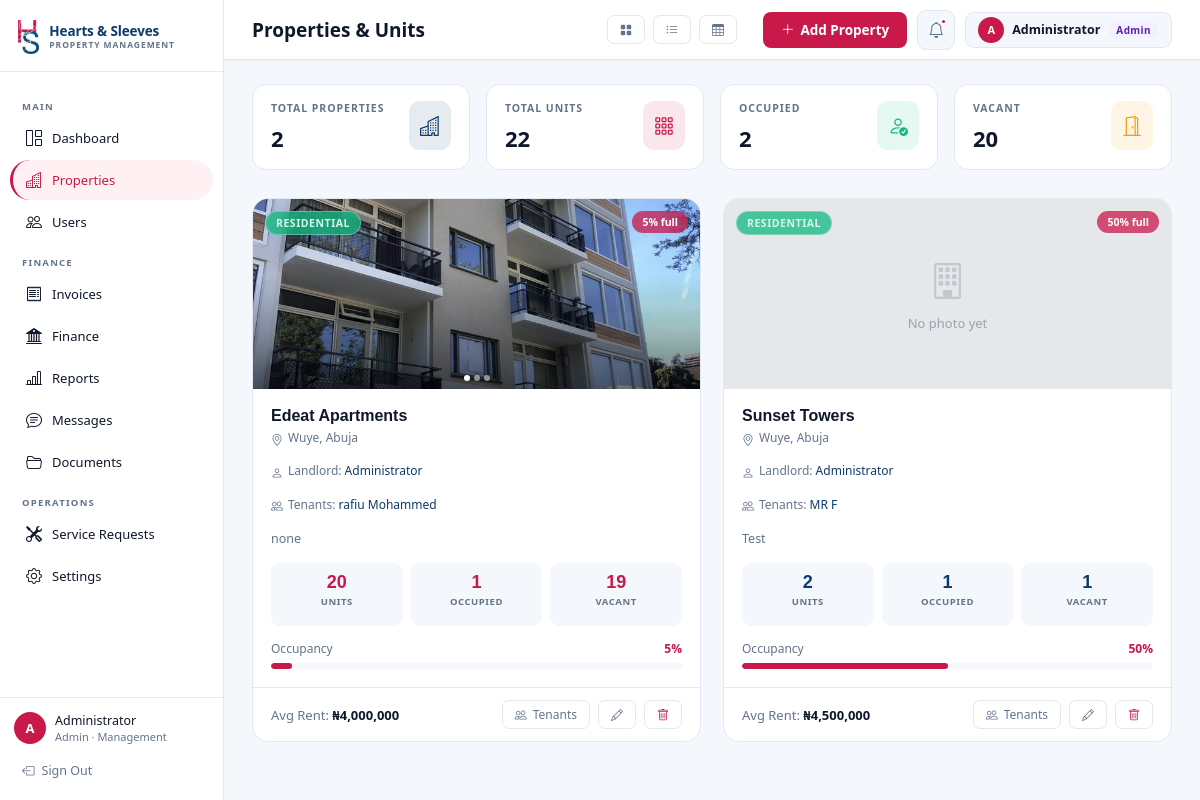
The page /properties (signed in) on the database its author committed.
### models.py (models this page shows, shortened)
class User(db.Model):
    __tablename__ = "users"
    id         = db.Column(db.Integer, primary_key=True)
    name       = db.Column(db.String(120), nullable=False)
    email      = db.Column(db.String(180), unique=True, nullable=False)
    password   = db.Column(db.String(200), nullable=False)   # plain-text for demo; hash in prod
    role       = db.Column(db.String(20),  nullable=False, default="Tenant")  # Admin | Landlord | Tenant
    department = db.Column(db.String(30), nullable=True)
    phone      = db.Column(db.String(30))
    created_at = db.Column(db.DateTime, default=datetime.utcnow)
    is_active = db.Column(db.Boolean, default=True)
    properties  = db.relationship("Property",  back_populates="landlord",  lazy="dynamic",
                                  foreign_keys="Property.landlord_id")
    tenancies   = db.relationship("Tenancy",   back_populates="tenant",    lazy="dynamic")
    invoices    = db.relationship("Invoice",   back_populates="tenant",    lazy="dynamic")
    tickets     = db.relationship("Ticket",    back_populates="tenant",    lazy="dynamic")
    transactions = db.relationship("Transaction", back_populates="tenant", lazy="dynamic")

class PropertyImage(db.Model):
    __tablename__ = "property_images"
    id = db.Column(db.Integer, primary_key=True)
    property_id = db.Column(db.Integer, db.ForeignKey("properties.id", ondelete="CASCADE"), nullable=False)
    image_url = db.Column(db.String(500), nullable=False)

class Property(db.Model):
    __tablename__ = "properties"
    id          = db.Column(db.Integer, primary_key=True)
    name        = db.Column(db.String(150), nullable=False)
    address     = db.Column(db.String(300))
    type        = db.Column(db.String(50), default="Residential")   # Commercial | Residential | Mixed-Use
    description = db.Column(db.Text)
    avg_rent    = db.Column(db.Float, default=0)
    created_at  = db.Column(db.DateTime, default=datetime.utcnow)
    landlord_id = db.Column(db.Integer, db.ForeignKey("users.id"), nullable=True)
    landlord    = db.relationship("User", back_populates="properties", foreign_keys=[landlord_id])
    units        = db.relationship("Unit",    back_populates="prop", cascade="all, delete-orphan", lazy="dynamic")
    tickets      = db.relationship("Ticket",  back_populates="prop", lazy="dynamic")
    images = db.relationship("PropertyImage", backref="property", cascade="all, delete-orphan", lazy="joined")
    @property
    def total_units(self):
        return self.units.count()
    @property
    def occupied_units(self):
        return self.units.filter_by(is_occupied=True).count()
    @property
    def vacant_units(self):
        return self.total_units - self.occupied_units
    @property
    def occupancy_pct(self):
        if self.total_units == 0:
            return 0
        return round((self.occupied_units / self.total_units) * 100)

### app.py (the view)
@app.route("/properties")
@role_required("Admin", "Landlord")
def properties():
    props = Property.query.order_by(Property.created_at.desc()).all()
    tenants_by_prop = {}
    for p in props:
        tenants_by_prop[p.id] = []
        for unit in p.units:
            active = unit.tenancies.filter_by(is_active=True).first()
            if active:
                inv = Invoice.query.filter_by(
                    tenant_id=active.tenant_id, unit_id=unit.id
                ).order_by(Invoice.due_date.desc()).first()
                tenants_by_prop[p.id].append({
                    "id":     active.tenant_id,
                    "name":   active.tenant.name,
                    "unit":   unit.unit_number,
                    "rent":   active.monthly_rent,
                    "due":    inv.due_date.strftime("%b %d, %Y") if inv else "—",
                    "status": inv.status if inv else "—",
                })
    return render_template("properties.html",
        properties=props,
        tenants_by_prop=tenants_by_prop,
        role=session["role"],
    )

### templates/properties.html (shortened to what this page needs)
{% extends "base.html" %}
{% block page_title %}Properties & Units{% endblock %}
{% block topbar_actions %}
<div class="df g8 aic" style="margin-right: 16px;">
  <button class="btn-ghost sm active" id="btn-grid" onclick="setView('grid')" style="padding: 6px 10px;">
    <i class="bi bi-grid-fill"></i>
  </button>
  <button class="btn-ghost sm" id="btn-list" onclick="setView('list')" style="padding: 6px 10px;">
    <i class="bi bi-list-ul"></i>
  </button>
  <button class="btn-ghost sm" id="btn-table" onclick="setView('table')" style="padding: 6px 10px;">
    <i class="bi bi-table"></i>
  </button>
</div>
<button class="btn-cr" onclick="openModal('addPropModal')">
  <i class="bi bi-plus-lg"></i> <span class="hide-mobile">Add Property</span>
</button>
{% endblock %}
{% block content %}
<div class="stat-grid">
  {% set tu = properties | sum(attribute='total_units') %}
  {% set to = properties | sum(attribute='occupied_units') %}
  {% for lbl, val, ic, col in [
      ('Total Properties', properties|length,   'buildings',    'nv'),
      ('Total Units',      tu,                  'grid-3x3-gap',  'cr'),
      ('Occupied',         to,                  'person-check',  'gr'),
      ('Vacant',           tu - to,             'door-open',     'wn')
  ] %}
  <div class="stat-card" style="padding:16px 18px">
    <div>
      <div class="sl">{{ lbl }}</div>
      <div class="sv" style="font-size:22px">{{ val }}</div>
    </div>
    <div class="sic" style="background:rgba(
      {% if col=='nv' %}13,58,107
      {% elif col=='cr' %}201,24,74
      {% elif col=='gr' %}16,185,129
      {% else %}245,158,11{% endif %},.1)">
      <i class="bi bi-{{ ic }}" style="font-size:20px;color:var(--{{ col }})"></i>
    </div>
  </div>
  {% endfor %}
</div>
{% if properties %}
<div class="prop-grid" id="propertiesContainer">
{% for p in properties %}
  {% set pct = p.occupancy_pct %}
  {% set col = ['cr','nv','wn','gr'][loop.index0 % 4] %}
  <div class="prop-card">
    <div class="prop-img-wrap">
      {% if p.images %}
        {% set img_urls = p.images | map(attribute='image_url') | join(',') %}
        <div class="prop-carousel" onclick="openGallery('{{ img_urls }}')">
          {% for img in p.images %}
            <img src="{{ img.image_url }}" alt="{{ p.name }} - Image {{ loop.index }}" loading="lazy"/>
          {% endfor %}
        </div>
        {% if p.images|length > 1 %}
        <div class="carousel-indicators">
          {% for img in p.images %}
            <div class="carousel-dot {% if loop.first %}active{% endif %}"></div>
          {% endfor %}
        </div>
        {% endif %}
      {% else %}
        <div class="prop-img-placeholder">
          <i class="bi bi-building"></i>
          <span>No photo yet</span>
        </div>
      {% endif %}
      <span class="prop-badge-type badge-{{ p.type }}">{{ p.type }}</span>
      <span class="prop-badge-occ" style="background:rgba({% if pct==100 %}16,185,129{% elif pct<60 %}201,24,74{% else %}13,58,107{% endif %},.75); color:#fff;">
        {{ pct }}% full
      </span>
    </div>
    <div class="prop-body">
      <div class="prop-name">{{ p.name }}</div>
      <div class="prop-addr">
        <i class="bi bi-geo-alt" style="margin-top:2px;flex-shrink:0"></i>
        <span>{{ p.address }}</span>
      </div>
      {% if p.landlord %}
      <div class="prop-addr">
        <i class="bi bi-person" style="margin-top:2px;flex-shrink:0"></i>
        <span>Landlord: <a href="{{ url_for('user_profile', user_id=p.landlord.id) }}" style="color:var(--nv);font-weight:500">{{ p.landlord.name }}</a></span>
      </div>
      {% endif %}
      {% set prop_tenants = tenants_by_prop[p.id] %}
      {% if prop_tenants %}
      <div class="prop-addr" style="align-items:flex-start">
        <i class="bi bi-people" style="margin-top:2px;flex-shrink:0"></i>
        <span>Tenants:
          {% for t in prop_tenants %}<a href="{{ url_for('user_profile', user_id=t.id) }}" style="color:var(--nv);font-weight:500">{{ t.name }}</a>{{ ", " if not loop.last }}{% endfor %}
        </span>
      </div>
      {% endif %}
      {% if p.description %}
      <div class="prop-desc">{{ p.description }}</div>
      {% endif %}
      <div class="prop-stats">
        {% for l, v in [('Units', p.total_units), ('Occupied', p.occupied_units), ('Vacant', p.vacant_units)] %}
        <div class="prop-stat-box">
          <div class="sv" style="color:var(--{{ col }})">{{ v }}</div>
          <div class="sl">{{ l }}</div>
        </div>
        {% endfor %}
      </div>
      <div style="margin-bottom:4px">
        <div class="df aic" style="justify-content:space-between;margin-bottom:6px">
          <span style="font-size:12px;color:var(--mt)">Occupancy</span>
          <span style="font-size:12px;font-weight:700;color:
            {% if pct==100 %}var(--gr){% elif pct<60 %}var(--cr){% else %}var(--nv){% endif %}">{{ pct }}%</span>
        </div>
        <div class="pb-wrap">
          <div class="pb-fill" style="width:{{ pct }}%;background:
            {% if pct==100 %}var(--gr){% elif pct<60 %}var(--cr){% else %}var(--nv){% endif %}"></div>
        </div>
      </div>
    </div>
    <div class="prop-foot">
      <span style="font-size:13px;color:var(--mt)">
        Avg Rent: <strong style="color:var(--tx)">{{ fmt(p.avg_rent) }}</strong>
      </span>
      <div class="df g8">
        <button class="btn-ghost sm" onclick="openModal('units{{ p.id }}')">
          <i class="bi bi-people"></i> Tenants
        </button>
        <button class="btn-ghost sm" onclick="openModal('editPropModal{{ p.id }}')">
          <i class="bi bi-pencil"></i>
        </button>
        {% if role == 'Admin' %}
        <form method="POST" action="{{ url_for('delete_property', prop_id=p.id) }}" onsubmit="return confirm('Delete {{ p.name }}?')">
          <button type="submit" class="btn-ghost sm" style="color:var(--cr)">
            <i class="bi bi-trash"></i>
          </button>
        </form>
        {% endif %}
      </div>
    </div>
  </div>
{% endfor %}
</div>
{% endif %}
{% endblock %}

### templates/base.html (shortened to what this page needs)
<!DOCTYPE html>
<html lang="en">
<head>
  <link href="https://cdn.jsdelivr.net/npm/bootstrap-icons@1.11.3/font/bootstrap-icons.min.css" rel="stylesheet"/>
</head>
<body>
<aside class="sb" id="appSidebar">
  <div class="sb-logo">
    <div class="sb-logo-inner">
      <a href="{{ url_for('dashboard') }}" class="sb-brand">
        <img src="{{ url_for('static', filename='img/hs-mark.png') }}" alt="Hearts &amp; Sleeves" class="sb-logo-img">
        <span class="sb-brand-tx">
          <span class="sb-brand-name">Hearts &amp; Sleeves</span>
          <span class="sb-brand-sub">Property Management</span>
        </span>
      </a>
    </div>
  </div>
  <nav class="sb-nav">
    <div class="nav-sec">Main</div>
    <a href="{{ url_for('dashboard') }}" class="nav-item {% if request.endpoint=='dashboard' %}active{% endif %}">
      <i class="bi bi-grid-1x2"></i> Dashboard
    </a>
    {% if session.role in ['Admin','Landlord'] %}
    <a href="{{ url_for('properties') }}" class="nav-item {% if request.endpoint=='properties' %}active{% endif %}">
      <i class="bi bi-buildings"></i> Properties
    </a>
    <a href="{{ url_for('tenants') }}" class="nav-item {% if request.endpoint in ['tenants','user_profile'] %}active{% endif %}">
      <i class="bi bi-people"></i> Users
    </a>
    {% endif %}
    <div class="nav-sec">Finance</div>
    {% if session.role != 'Admin' or has_perm('view_finance_full') or has_perm('view_payment_status') %}
    <a href="{{ url_for('invoices') }}" class="nav-item {% if request.endpoint=='invoices' %}active{% endif %}">
      <i class="bi bi-receipt"></i>
      {% if session.role=='Tenant' %}My Invoices{% else %}Invoices{% endif %}
    </a>
    {% endif %}
    {% if session.role != 'Admin' or has_perm('view_finance_full') or has_perm('view_finance_costs') %}
    <a href="{{ url_for('finance') }}" class="nav-item {% if request.endpoint=='finance' %}active{% endif %}">
      <i class="bi bi-bank2"></i>
      {% if session.role == 'Tenant' %}My Finances{% elif dept == 'Maintenance' %}Maintenance Costs{% else %}Finance{% endif %}
    </a>
    {% endif %}
    {% if session.role != 'Admin' or has_perm('export_financials') or has_perm('view_tenant_full') or has_perm('view_finance_costs') %}
    <a href="{{ url_for('reports') }}" class="nav-item {% if request.endpoint in ['reports','reports_export_csv'] %}active{% endif %}">
      <i class="bi bi-bar-chart-line"></i> Reports
    </a>
    {% endif %}
    <a href="{{ url_for('messages') }}" class="nav-item {% if request.endpoint in ['messages','message_view','message_reply','message_delete'] %}active{% endif %}">
      <i class="bi bi-chat-text"></i> Messages
    </a>
    {% if session.role != 'Admin' or has_perm('view_tenant_full') %}
    <a href="{{ url_for('documents') }}" class="nav-item {% if request.endpoint=='documents' %}active{% endif %}">
      <i class="bi bi-folder2-open"></i>
      {% if session.role == 'Admin' %}Documents{% else %}My Documents{% endif %}
    </a>
    {% endif %}
    <div class="nav-sec">Operations</div>
    {% if session.role != 'Admin' or has_perm('view_maintenance_full') or has_perm('view_maintenance_status') %}
    <a href="{{ url_for('service') }}" class="nav-item {% if request.endpoint=='service' %}active{% endif %}">
      <i class="bi bi-tools"></i>
      {% if session.role=='Tenant' %}Report Issue{% else %}Service Requests{% endif %}
    </a>
    {% endif %}
    <a href="{{ url_for('settings') }}" class="nav-item {% if request.endpoint=='settings' %}active{% endif %}">
      <i class="bi bi-gear"></i> Settings
    </a>
  </nav>
  <div class="sb-user">
    <div class="user-pill">
      <div class="av">{{ session.user[0] }}</div>
      <div style="flex:1;min-width:0">
        <div class="uname">{{ session.user }}</div>
        <div class="urole">{{ session.role }}{% if dept %} · {{ dept }}{% endif %}</div>
      </div>
    </div>
    <a href="{{ url_for('logout') }}" class="logout">
      <i class="bi bi-box-arrow-left"></i> Sign Out
    </a>
  </div>
</aside>
<div class="main-wrap">
  <header class="topbar">
    <div class="topbar-left">
      <span class="page-title-top">{% block page_title %}Dashboard{% endblock %}</span>
    </div>
    <div class="topbar-right">
      {% block topbar_actions %}{% endblock %}
      <div class="notif">
        <i class="bi bi-bell" style="font-size:16px;color:var(--mt)"></i>
        <div class="ndot"></div>
      </div>
      <div class="user-top">
        <div class="av" style="width:26px;height:26px;font-size:11px">{{ session.user[0] }}</div>
        <span style="font-size:12.5px;font-weight:600">{{ session.user.split()[0] }}</span>
        <span class="badge-role br-{{ session.role }}">{{ session.role }}</span>
      </div>
    </div>
  </header>
  <main class="content">{% block content %}{% endblock %}</main>
</div>
</body>
</html>

### rows shown on the page
User: user "Administrator", role "Admin", department "Management"
Property: name "Edeat Apartments", address "Wuye, Abuja", landlord.name "Administrator", description "none", v "20" "1" "19", l "UNITS" "OCCUPIED" "VACANT", pct "5", avg_rent "₦4,000,000"
PropertyImage: image_url (picture)
User: name "rafiu Mohammed"
Property: shows "No photo yet", type "RESIDENTIAL", pct "50", name "Sunset Towers", address "Wuye, Abuja", landlord.name "Administrator", description "Test", v "2" "1" "1", l "UNITS" "OCCUPIED" "VACANT", avg_rent "₦4,500,000"
User: name "MR F"

### other values the page prints
{{ session.user[0] }} "A"
{{ lbl }} "TOTAL PROPERTIES" "TOTAL UNITS" "OCCUPIED" "VACANT"
{{ val }} "2" "22" "2" "20"
